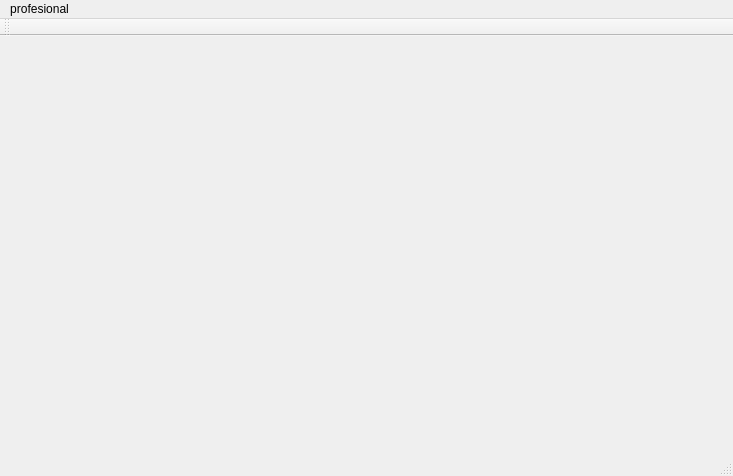
<?xml version="1.0" encoding="UTF-8"?>
<ui version="4.0">
 <class>MainWindow</class>
 <widget class="QMainWindow" name="MainWindow">
  <property name="geometry">
   <rect>
    <x>0</x>
    <y>0</y>
    <width>733</width>
    <height>476</height>
   </rect>
  </property>
  <property name="windowTitle">
   <string>MainWindow</string>
  </property>
  <widget class="QWidget" name="centralWidget"/>
  <widget class="QMenuBar" name="menuBar">
   <property name="geometry">
    <rect>
     <x>0</x>
     <y>0</y>
     <width>733</width>
     <height>20</height>
    </rect>
   </property>
   <widget class="QMenu" name="menuProfesional">
    <property name="title">
     <string>profesional</string>
    </property>
    <addaction name="actionAgregar_Profesional"/>
   </widget>
   <addaction name="menuProfesional"/>
  </widget>
  <widget class="QToolBar" name="mainToolBar">
   <attribute name="toolBarArea">
    <enum>TopToolBarArea</enum>
   </attribute>
   <attribute name="toolBarBreak">
    <bool>false</bool>
   </attribute>
  </widget>
  <widget class="QStatusBar" name="statusBar"/>
  <action name="actionAgregar_Profesional">
   <property name="text">
    <string>Nuevo Profesional</string>
   </property>
  </action>
 </widget>
 <layoutdefault spacing="6" margin="11"/>
 <resources/>
 <connections/>
</ui>
